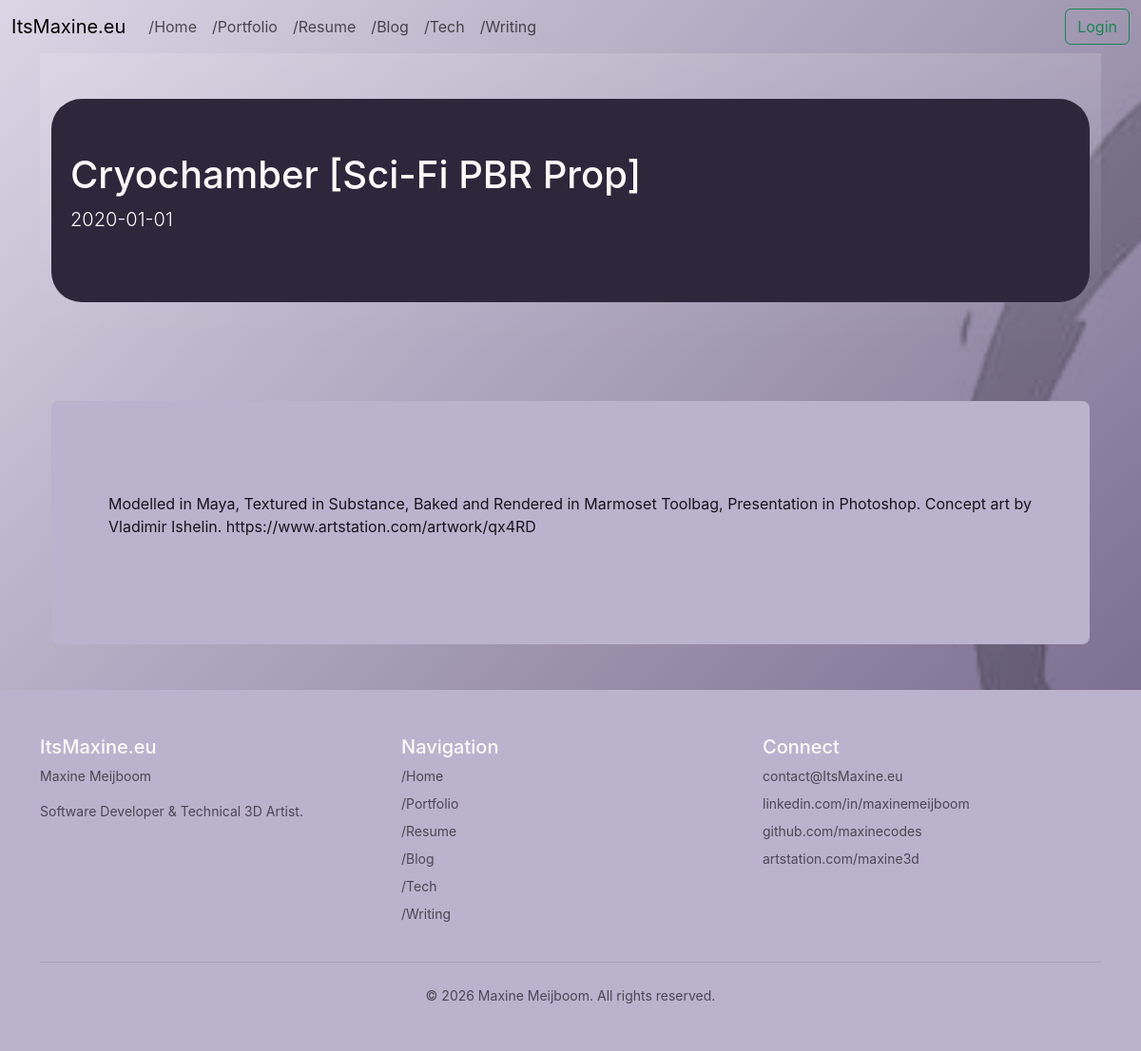
The app's page /portfolio/1, older data.
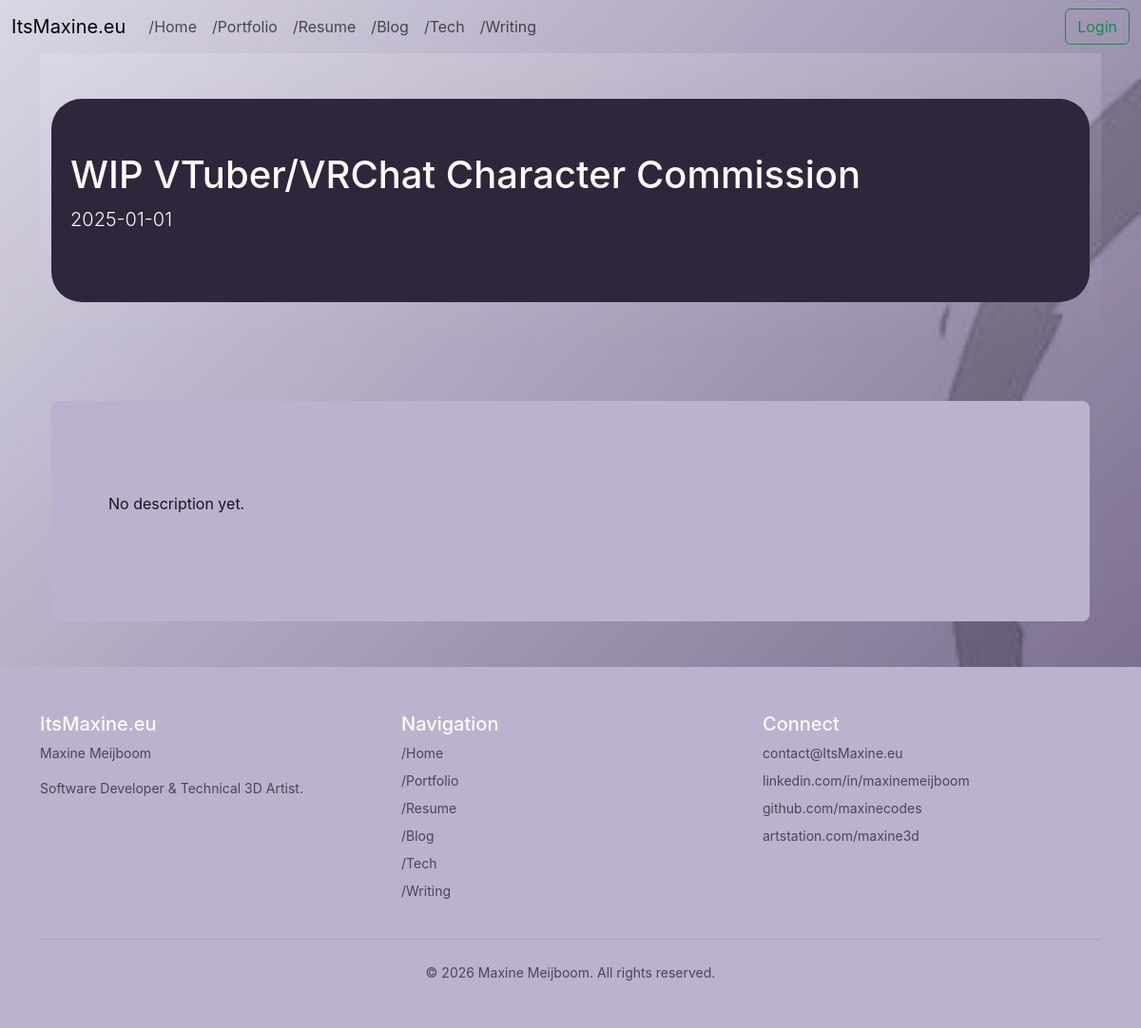
The same page, newer data.
### app.py (models this page shows, shortened)
class Project(db.Model):
    __tablename__ = 'projects'
    id = db.Column(db.Integer, primary_key=True)
    title = db.Column(db.Text)
    date = db.Column(db.Date)
    thumbnail = db.Column(db.Text) # path to image
    content = db.Column(db.Text) # markdown
    images = db.relationship('Media', backref='projects', lazy=True)

### app.py (the view)
@app.route('/portfolio/<int:project_id>')
def project(project_id):
    project = Project.query.get_or_404(project_id)
    return render_template('project.html', project=project)

### templates/project.html (shortened to what this page needs)
{% extends "base.html" %}
{% block content %}
<section class="bg-gradient text-white py-5 mb-5">
    <div class="container">
        <div class="p-2 mb-2 bg-dark text-light rounded-5">
            <div class="container-fluid py-5">
                <h1 class="display-9">{{ project.title }}</h1>
                <p class="lead">{{ project.date }}</p>
            </div>
        </div>
    </div>
</section>
<section class="container mb-5">
    <div class="p-5 mb-5 bg-light text-dark rounded-3">
        <div class="container-fluid py-5">
            <div class="blog-content text">
                {{ project.content|safe }}
            </div>
        </div>
    </div>
</section>
{% endblock %}

### templates/base.html (shortened to what this page needs)
<!DOCTYPE html>
<html lang="en">
<head>
    <link href="https://cdn.jsdelivr.net/npm/bootstrap@5.3.3/dist/css/bootstrap.min.css" rel="stylesheet">
    <link href="{{ url_for('static', filename='style.css') }}" rel="stylesheet">
</head>
<body>
    {% block header %}
    <nav class="navbar navbar-expand-lg navbar-light custom-navbar">
        <div class="container-fluid">
            <a class="navbar-brand" href="{{ url_for('index') }}">ItsMaxine.eu</a>
            <div class="collapse navbar-collapse" id="navbarSupportedContent">
                <ul class="navbar-nav me-auto mb-2 mb-lg-0">
                    <li class="nav-item active">
                        <a class="nav-link" href="{{ url_for('index') }}">/Home</a>
                    </li>
                    <li class="nav-item">
                        <a class="nav-link" href="{{ url_for('portfolio')}}">/Portfolio</a>
                    </li>
                    <li class="nav-item">
                        <a class="nav-link" href="{{ url_for('resume') }}">/Resume</a>
                    </li>
                    <li class="nav-item">
                        <a class="nav-link" href="{{ url_for('blog') }}">/Blog</a>
                    </li>
                    <li class="nav-item">
                        <a class="nav-link" href="{{ url_for('tech') }}">/Tech</a>
                    </li>
                    <li class="nav-item">
                        <a class="nav-link" href="{{ url_for('writing') }}">/Writing</a>
                    </li>
                </ul>
                <form class="d-flex" role="login">
                    <button class="btn btn-outline-success" type="submit">Login</button>
                </form>
            </div>
        </div>
    </nav>
    {% endblock %}
    <div class="container">
        {% block content %}{% endblock %}
    </div>
    {% block footer %}
    <footer class="bg-light text-light py-5">
        <div class="container">
            <div class="row">
                <div class="col-md-4 mb-4 mb-md-0">
                    <h5>ItsMaxine.eu</h5>
                    <p class="small text-muted">Maxine Meijboom</p>
                    <p class="small text-muted">Software Developer & Technical 3D Artist.</p>
                </div>
                <div class="col-md-4 mb-4 mb-md-0">
                    <h5>Navigation</h5>
                    <ul class="list-unstyled small">
                        <li class="mb-2"><a href="{{ url_for('index') }}" class="text-muted text-decoration-none">/Home</a></li>
                        <li class="mb-2"><a href="#" class="text-muted text-decoration-none">/Portfolio</a></li>
                        <li class="mb-2"><a href="{{ url_for('resume') }}" class="text-muted text-decoration-none">/Resume</a></li>
                        <li class="mb-2"><a href="{{ url_for('blog') }}" class="text-muted text-decoration-none">/Blog</a></li>
                        <li class="mb-2"><a href="{{ url_for('tech') }}" class="text-muted text-decoration-none">/Tech<E></E></a></li>
                        <li class="mb-2"><a href="{{ url_for('tech') }}" class="text-muted text-decoration-none">/Writing<E></E></a></li>
                    </ul>
                </div>
                <div class="col-md-4">
                    <h5>Connect</h5>
                    <ul class="list-unstyled small">
                        <li class="mb-2"><a href="#" class="text-muted text-decoration-none">contact@ItsMaxine.eu</a></li>
                        <li class="mb-2"><a href="#" class="text-muted text-decoration-none">linkedin.com/in/maxinemeijboom</a></li>
                        <li class="mb-2"><a href="#" class="text-muted text-decoration-none">github.com/maxinecodes</a></li>
                        <li><a href="#" class="text-muted text-decoration-none">artstation.com/maxine3d</a></li>
                    </ul>
                </div>
            </div>
            <hr class="border-secondary my-4">
            <div class="row">
                <div class="col-12 text-center">
                    <p class="small text-muted mb-0">&copy; 2026 Maxine Meijboom. All rights reserved.</p>
                </div>
            </div>
        </div>
    </footer>
    {% endblock %}
</body>
</html>

### static/style.css (style rules this page uses)
:root { --color-primary: #7950f2; --color-secondary: #ff6b6b; --color-bg-custom: #6A5B81; --color-bg-dark: #2E263B; --color-bg-light: #BBB2CE; --color-bg-page: #DAD6E5; --color-text-custom: #CCCFE3; --color-text-light: #FDFBF9; --color-text-dark: #17141D; --color-success: #4ecdc4; --color-warning: #FFD166; --color-danger: #EF476F; --color-info: #118AB2; }
:root { --bs-primary: var(--color-primary); --bs-secondary: var(--color-secondary); --bs-success: var(--color-success); --bs-warning: var(--color-warning); --bs-danger: var(--color-danger); --bs-info: var(--color-info); --bs-light: var(--color-bg-light); --bs-dark: var(--color-bg-dark); }
body { background: url('../static/images/debian_wallpaper.jpg') center center, linear-gradient(135deg, var(--color-bg-page), var(--color-bg-light)); background-attachment: fixed; background-size: cover; background-repeat: no-repeat; color: var(--color-text-dark); font-family: -apple-system, BlinkMacSystemFont, 'Segoe UI', Roboto, sans-serif; }
.bg-dark { background-color: var(--color-bg-dark) !important; }
.bg-light { background-color: var(--color-bg-light) !important; }
.text-light { color: var(--color-text-light) !important; }
.text-dark { color: var(--color-text-dark) !important; }
a { color: var(--color-primary); text-decoration: none; transition: color 0.3s ease; }

Row changes from the older to the newer data that the page shows:
changed Project: title "Cryochamber [Sci-Fi PBR Prop]" → "WIP VTuber/VRChat Character Commission"; date "2020-01-01" → "2025-01-01"; content "Modelled in Maya, Textured in Substance, Baked and Rendered in Marmoset Toolbag, Presentation in Photoshop. Concept art by Vladimir Ishelin. https://www.artstation.com/artwork/qx4RD" → "No description yet."
